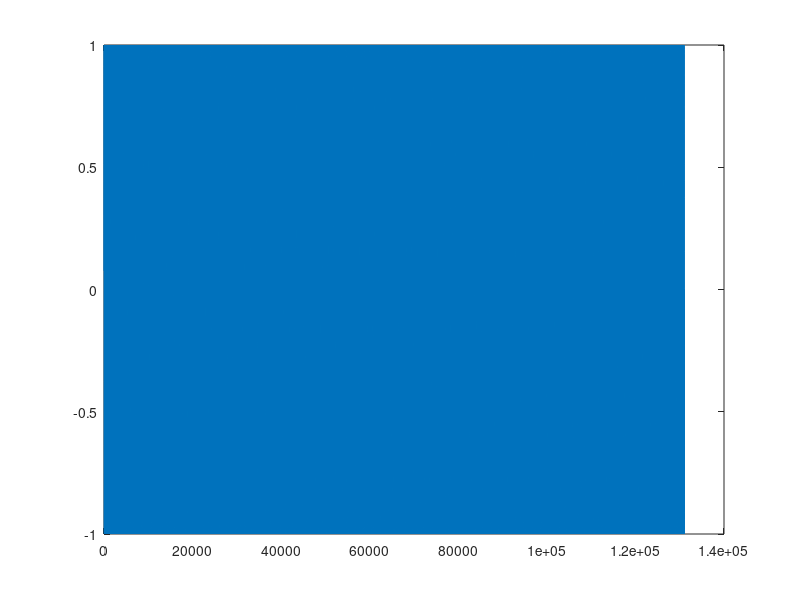

This chart was generated by the following MATLAB code: (Note: this script raises an error after producing the figure.)
function test(channels,device)

if nargin < 1
  channels = 2;
end

if nargin < 2
  device = 'hw:0,0';
end

fs = 44100;

x = randn(10*44100,1);
u = sin((1:128*1024)/(16*1024)*400*pi);

figure(1);
clf
plot(u);

disp('Testing aplay');
aplay(repmat(u(:),2,channels),fs,device);

figure(2);
clf
disp('Testing arecord');
Y = arecord(10000,2,fs,device);
plot(Y);


figure(3);
clf
disp('Testing aplayrec');
rec_channels = 2;
Y2 = aplayrec(repmat(u(:),1,channels),rec_channels,fs,device);
plot(Y2)
